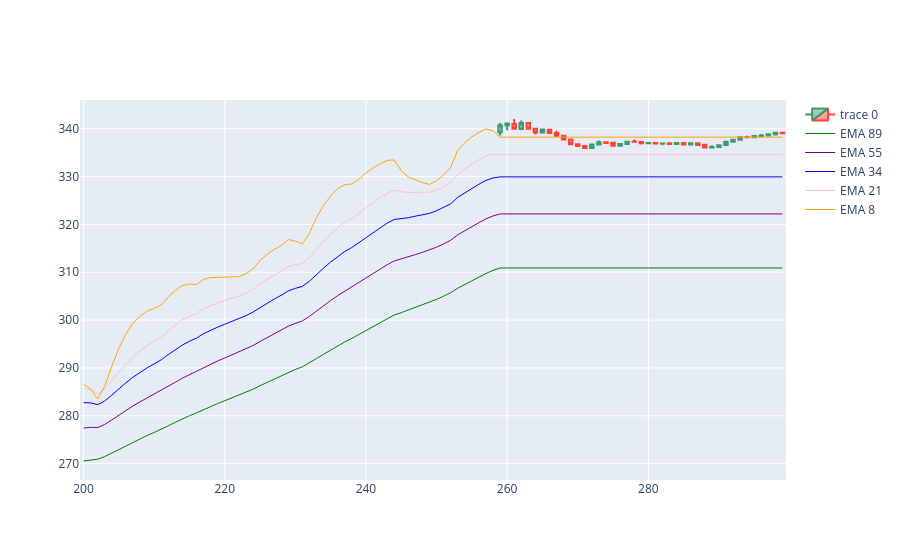

Notebook code cell kept with this figure:
### Code cell
import plotly.io as pio
import plotly.graph_objects as go  

dfpl = df[200:300]

fig = go.Figure(
    data=[
        go.Candlestick(
            x=dfpl.index,
            open=dfpl['open_5min'],
            high=dfpl['high_5min'],
            low=dfpl['low_5min'],
            close=dfpl['close_5min']),
        go.Scatter(
            x=dfpl.index, 
            y=dfpl['ema89'],
            line=dict(color='green', width=1), 
            name="EMA 89"),
        go.Scatter(
            x=dfpl.index, 
            y=dfpl['ema55'],
            line=dict(color='purple', width=1), 
            name="EMA 55"),
        go.Scatter(
            x=dfpl.index, 
            y=dfpl['ema34'],
            line=dict(color='blue', width=1), 
            name="EMA 34"),
        go.Scatter(
            x=dfpl.index, 
            y=dfpl['ema21'],
            line=dict(color='pink', width=1), 
            name="EMA 21"),
        go.Scatter(
            x=dfpl.index, 
            y=dfpl['ema8'],
            line=dict(color='orange', width=1), 
            name="EMA 8")
    ]
)

fig.update_layout(xaxis_rangeslider_visible=False)
fig.show()
